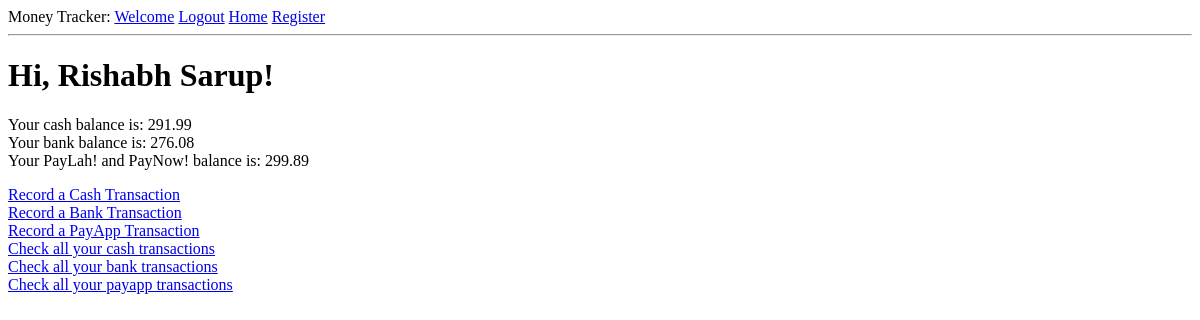
The page /home (signed in) on the database as committed earlier.
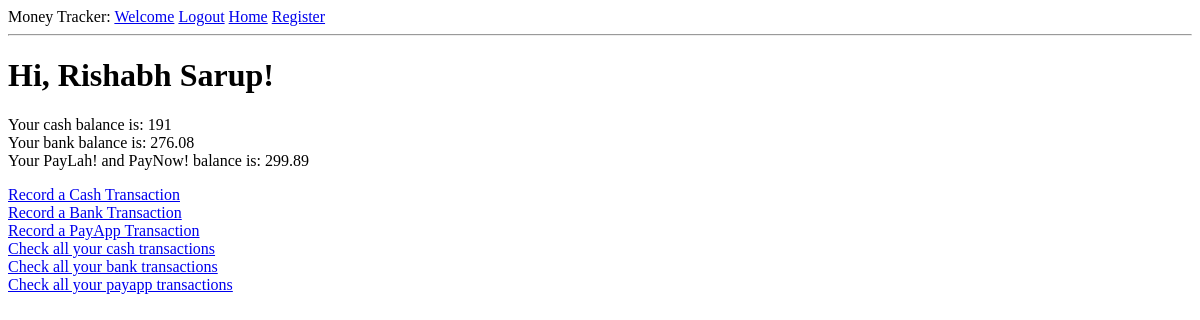
The same page on the database as committed later.
### app/models.py (models this page shows, shortened)
class User(UserMixin, db.Model):
    id = db.Column(db.Integer, primary_key=True)
    username = db.Column(db.String(64), index=True, unique=True)
    email = db.Column(db.String(120), index=True, unique=True)
    cashBalance = db.Column(db.Float, index = True)
    bankBalance = db.Column(db.Float, index = True)
    payappBalance = db.Column(db.Float, index = True)
    password_hash = db.Column(db.String(128))
    allCashTransactions = db.relationship('CashTransaction', backref = 'cashspender', lazy = 'dynamic')
    allBankTransactions = db.relationship('BankTransaction', backref= 'bankspender', lazy = 'dynamic')
    allPayAppTransactions = db.relationship('PayAppTransaction', backref = 'payappspender', lazy = 'dynamic' )

### app/routes.py (the view)
@app.route('/home')
@login_required
def home():
    user = {"username": "Rishabh Sarup"}
    return render_template('home.html', title = "Home", user=user)

### app/models.py (called while the page is built)
@login.user_loader
def load_user(id):
    return User.query.get(int(id))

### app/templates/home.html
{% extends "base.html" %}
{% block content %}
   <h1>Hi, {{ current_user.username }}!</h1>
   <p> Your cash balance is: {{current_user.cashBalance}}
     <br>
     Your bank balance is: {{current_user.bankBalance}}
     <br>
     Your PayLah! and PayNow! balance is: {{current_user.payappBalance}}
   </p>
   <a href = "{{url_for('logcash')}}"> Record a Cash Transaction </a> <br>
   <a href = "{{url_for('logbank')}}"> Record a Bank Transaction </a> <br>
   <a href = "{{url_for('logpayapp')}}"> Record a PayApp Transaction </a> <br>
   <a href = "{{url_for('allcashtransaction')}}"> Check all your cash transactions </a> <br>
   <a href = "{{url_for('allbanktransaction')}}"> Check all your bank transactions </a> <br>
   <a href = "{{url_for('allpayapptransaction')}}"> Check all your payapp transactions </a>
{% endblock %}

Rows that differ between the two databases and show on the page:
changed User "Rishabh Sarup": cashBalance "291.99" → "191"
